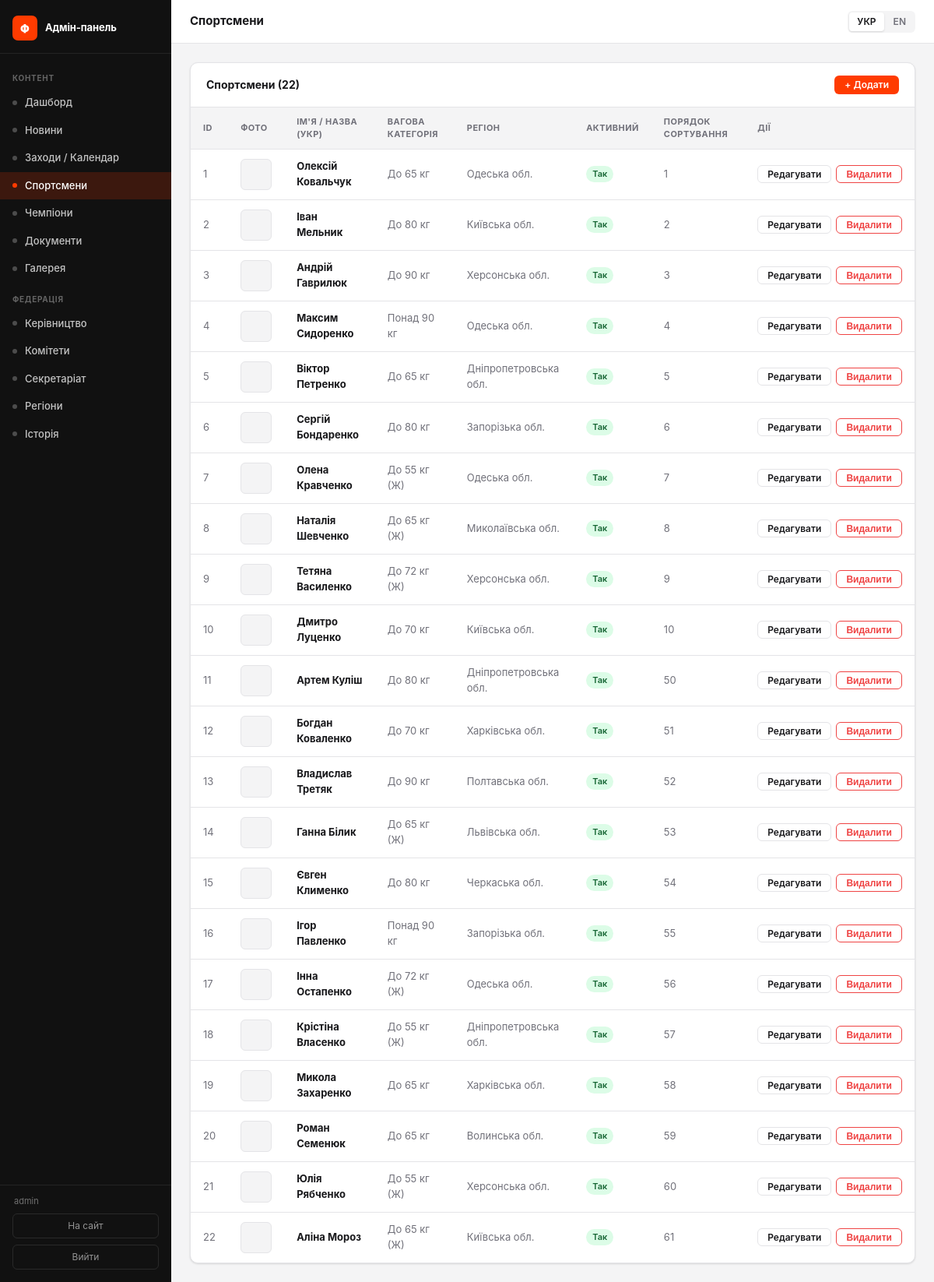
Screenshot of /admin/athletes (signed in) with the database file from the repository.
### tables this page shows
CREATE TABLE athletes (
        id INTEGER PRIMARY KEY AUTOINCREMENT,
        name TEXT NOT NULL,
        weight_class TEXT,
        birth_year INTEGER,
        region TEXT,
        achievements TEXT,
        photo TEXT,
        is_active INTEGER DEFAULT 1,
        sort_order INTEGER DEFAULT 0
    , achievements_en TEXT, name_en TEXT, weight_class_en TEXT, region_en TEXT);

### admin.py (the view)
@admin_bp.route('/athletes')
@require_admin
def athletes_list():
    conn = db.get_db()
    items = conn.execute("SELECT * FROM athletes ORDER BY sort_order, name").fetchall()
    conn.close()
    return render_template('admin/athletes_list.html', items=items)

### admin.py (called while the page is built)
def _lang():
    return session.get('admin_lang', 'uk')

def require_admin(f):
    @functools.wraps(f)
    def decorated(*args, **kwargs):
        if not session.get('admin_logged_in'):
            return redirect(url_for('admin.login'))
        return f(*args, **kwargs)
    return decorated

@admin_bp.context_processor
def _ctx():
    lang = _lang()
    return {
        'admin_lang': lang,
        'L': _L[lang],
        'admin_user': session.get('admin_username', ''),
        'req_endpoint': request.endpoint or '',
    }

### app.py (called while the page is built)
@app.before_request
def set_language():
    if request.path == '/' and request.cookies.get('lang') == 'en':
        return redirect('/en/', 302)
    if not getattr(g, 'lang', None):
        lang = request.cookies.get('lang', 'uk')
        g.lang = lang if lang in SUPPORTED_LANGS else 'uk'
        g.t    = make_t(g.lang)

@app.context_processor
def inject_globals():
    lang = getattr(g, 'lang', 'uk')
    path = request.path
    qs = ('?' + request.query_string.decode('utf-8', 'replace')) if request.query_string else ''
    suffix = path[3:] if path.startswith('/en') else path
    if not suffix:
        suffix = '/'
    lp = '/en' if lang == 'en' else ''
    return {
        'current_year': datetime.today().year,
        'lang': lang,
        't': getattr(g, 't', make_t('uk')),
        'icon': _icon,
        'lp': lp,
        'lp_uk': suffix + qs,
        'lp_en': '/en' + suffix + qs,
    }

def _fix_text_node(text):
    text = _PREP_RE.sub(lambda m: m.group(1) + ' ', text)
    text = _YEAR_RE.sub(r'\1 \2', text)
    return text

### db.py (called while the page is built)
def get_db():
    conn = sqlite3.connect(DB_PATH)
    conn.row_factory = sqlite3.Row
    conn.execute("PRAGMA journal_mode=WAL")
    return conn

### translations.py (called while the page is built)
def make_t(lang):
    d = TRANSLATIONS.get(lang, UK)
    def t(key):
        return d.get(key, UK.get(key, key))
    return t

### templates/admin/athletes_list.html (shortened to what this page needs)
{% extends "admin/base.html" %}
{% block page_title %}{{ L.athletes }}{% endblock %}
{% block content %}
<div class="a-card">
  <div class="a-card-header">
    <div class="a-card-title">{{ L.athletes }} ({{ items|length }})</div>
    <a class="btn btn-primary btn-sm" href="/admin/athletes/new">+ {{ L.add }}</a>
  </div>
  {% if items %}
  <table class="a-table">
    <thead>
      <tr>
        <th>{{ L.id }}</th>
        <th>{{ L.photo }}</th>
        <th>{{ L.name_uk }}</th>
        <th>{{ L.weight_class }}</th>
        <th>{{ L.region }}</th>
        <th>{{ L.active }}</th>
        <th>{{ L.sort_order }}</th>
        <th>{{ L.actions }}</th>
      </tr>
    </thead>
    <tbody>
      {% for item in items %}
      <tr>
        <td class="muted">{{ item.id }}</td>
        <td>
          {% if item.photo %}
          <img class="a-thumb" src="/static/uploads/{{ item.photo }}" alt="">
          {% else %}
          <div style="width:40px;height:40px;background:var(--bg);border-radius:6px;border:1px solid var(--border);"></div>
          {% endif %}
        </td>
        <td><strong>{{ item.name }}</strong></td>
        <td class="muted">{{ item.weight_class or '—' }}</td>
        <td class="muted">{{ item.region or '—' }}</td>
        <td>
          {% if item.is_active %}<span class="badge badge-green">{{ L.yes }}</span>
          {% else %}<span class="badge badge-gray">{{ L.no }}</span>{% endif %}
        </td>
        <td class="muted">{{ item.sort_order }}</td>
        <td>
          <div class="a-actions">
            <a class="btn btn-ghost btn-sm" href="/admin/athletes/{{ item.id }}/edit">{{ L.edit }}</a>
            <form method="post" action="/admin/athletes/{{ item.id }}/delete" style="display:inline;"
                  onsubmit="return confirm('{{ L.confirm_delete }}')">
              <button class="btn btn-sm" style="color:var(--danger);border-color:currentColor;background:transparent;" type="submit">{{ L.delete }}</button>
            </form>
          </div>
        </td>
      </tr>
      {% endfor %}
    </tbody>
  </table>
  {% else %}
  <div class="a-empty">{{ 'Спортсменів ще немає' if admin_lang == 'uk' else 'No athletes yet' }}</div>
  {% endif %}
</div>
{% endblock %}

### static/css/admin.css (style rules this page uses)
*, *::before, *::after { box-sizing: border-box; margin: 0; padding: 0; }
:root { --brand: #FF3B00; --brand-hover: #e03200; --sidebar-w: 220px; --sidebar-bg: #111; --sidebar-text: rgba(255,255,255,.75); --sidebar-active: #FF3B00; --bg: #f4f4f5; --surface: #fff; --border: #e4e4e7; --text: #18181b; --muted: #71717a; --radius: 10px; --danger: #ef4444; --success: #22c55e; --shadow: 0 1px 3px rgba(0,0,0,.08), 0 1px 2px rgba(0,0,0,.06); }
html, body { height: 100%; }
body { font-family: -apple-system, BlinkMacSystemFont, 'Segoe UI', Helvetica, Arial, sans-serif; font-size: 14px; line-height: 1.5; color: var(--text); background: var(--bg); }
.a-card { background: var(--surface); border: 1px solid var(--border); border-radius: var(--radius); box-shadow: var(--shadow); overflow: hidden; }
.a-card-header { padding: 1rem 1.25rem; border-bottom: 1px solid var(--border); display: flex; align-items: center; gap: .75rem; }
.a-card-title { font-size: 14px; font-weight: 700; flex: 1; }
.a-table { width: 100%; border-collapse: collapse; font-size: 13px; }
.a-table th { text-align: left; padding: .625rem 1rem; font-size: 11px; font-weight: 700; letter-spacing: .04em; text-transform: uppercase; color: var(--muted); background: var(--bg); border-bottom: 1px solid var(--border); }
.a-table td { padding: .75rem 1rem; border-bottom: 1px solid var(--border); vertical-align: middle; }
.a-table tr:last-child td { border-bottom: none; }
.a-table .muted { color: var(--muted); }
.a-table .a-actions { display: flex; gap: .375rem; align-items: center; }
.badge { display: inline-flex; align-items: center; padding: 2px 8px; border-radius: 100px; font-size: 11px; font-weight: 600; line-height: 1.5; }
.badge-green { background: #dcfce7; color: #166534; }
.btn { display: inline-flex; align-items: center; gap: .375rem; padding: .5rem 1rem; border-radius: 8px; font-size: 13px; font-weight: 600; cursor: pointer; border: 1px solid transparent; text-decoration: none; transition: all .15s; line-height: 1; }
.btn-primary { background: var(--brand); color: #fff; }
.btn-ghost { background: transparent; color: var(--text); border-color: var(--border); }
.btn-sm { padding: .3rem .75rem; font-size: 12px; border-radius: 6px; }

### rows the page displays
athletes: id "1", name "Олексій Ковальчук", weight_class "До 65 кг", region "Одеська обл.", yes "Так", sort_order "1", edit "Редагувати", delete "Видалити"
athletes: id "2", name "Іван Мельник", weight_class "До 80 кг", region "Київська обл.", yes "Так", sort_order "2", edit "Редагувати", delete "Видалити"
athletes: id "3", name "Андрій Гаврилюк", weight_class "До 90 кг", region "Херсонська обл.", yes "Так", sort_order "3", edit "Редагувати", delete "Видалити"
athletes: id "4", name "Максим Сидоренко", weight_class "Понад 90 кг", region "Одеська обл.", yes "Так", sort_order "4", edit "Редагувати", delete "Видалити"
athletes: id "5", name "Віктор Петренко", weight_class "До 65 кг", region "Дніпропетровська обл.", yes "Так", sort_order "5", edit "Редагувати", delete "Видалити"
athletes: id "6", name "Сергій Бондаренко", weight_class "До 80 кг", region "Запорізька обл.", yes "Так", sort_order "6", edit "Редагувати", delete "Видалити"
athletes: id "7", name "Олена Кравченко", weight_class "До 55 кг (Ж)", region "Одеська обл.", yes "Так", sort_order "7", edit "Редагувати", delete "Видалити"
athletes: id "8", name "Наталія Шевченко", weight_class "До 65 кг (Ж)", region "Миколаївська обл.", yes "Так", sort_order "8", edit "Редагувати", delete "Видалити"
athletes: id "9", name "Тетяна Василенко", weight_class "До 72 кг (Ж)", region "Херсонська обл.", yes "Так", sort_order "9", edit "Редагувати", delete "Видалити"
athletes: id "10", name "Дмитро Луценко", weight_class "До 70 кг", region "Київська обл.", yes "Так", sort_order "10", edit "Редагувати", delete "Видалити"
athletes: id "11", name "Артем Куліш", weight_class "До 80 кг", region "Дніпропетровська обл.", yes "Так", sort_order "50", edit "Редагувати", delete "Видалити"
athletes: id "12", name "Богдан Коваленко", weight_class "До 70 кг", region "Харківська обл.", yes "Так", sort_order "51", edit "Редагувати", delete "Видалити"
athletes: id "13", name "Владислав Третяк", weight_class "До 90 кг", region "Полтавська обл.", yes "Так", sort_order "52", edit "Редагувати", delete "Видалити"
athletes: id "14", name "Ганна Білик", weight_class "До 65 кг (Ж)", region "Львівська обл.", yes "Так", sort_order "53", edit "Редагувати", delete "Видалити"
athletes: id "15", name "Євген Клименко", weight_class "До 80 кг", region "Черкаська обл.", yes "Так", sort_order "54", edit "Редагувати", delete "Видалити"
athletes: id "16", name "Ігор Павленко", weight_class "Понад 90 кг", region "Запорізька обл.", yes "Так", sort_order "55", edit "Редагувати", delete "Видалити"
athletes: id "17", name "Інна Остапенко", weight_class "До 72 кг (Ж)", region "Одеська обл.", yes "Так", sort_order "56", edit "Редагувати", delete "Видалити"
athletes: id "18", name "Крістіна Власенко", weight_class "До 55 кг (Ж)", region "Дніпропетровська обл.", yes "Так", sort_order "57", edit "Редагувати", delete "Видалити"
athletes: id "19", name "Микола Захаренко", weight_class "До 65 кг", region "Харківська обл.", yes "Так", sort_order "58", edit "Редагувати", delete "Видалити"
athletes: id "20", name "Роман Семенюк", weight_class "До 65 кг", region "Волинська обл.", yes "Так", sort_order "59", edit "Редагувати", delete "Видалити"
athletes: id "21", name "Юлія Рябченко", weight_class "До 55 кг (Ж)", region "Херсонська обл.", yes "Так", sort_order "60", edit "Редагувати", delete "Видалити"
athletes: id "22", name "Аліна Мороз", weight_class "До 65 кг (Ж)", region "Київська обл.", yes "Так", sort_order "61", edit "Редагувати", delete "Видалити"

### other values shown
{{ L.admin_panel }} "Адмін-панель"
{{ 'Контент' if admin_lang == 'uk' else 'Content' }} "КОНТЕНТ"
{{ L.dashboard }} "Дашборд"
{{ L.news }} "Новини"
{{ L.events }} "Заходи / Календар"
{{ L.athletes }} "Спортсмени"
{{ L.champions }} "Чемпіони"
{{ L.documents }} "Документи"
{{ L.gallery }} "Галерея"
{{ 'Федерація' if admin_lang == 'uk' else 'Federation' }} "ФЕДЕРАЦІЯ"
{{ L.leadership }} "Керівництво"
{{ L.committees }} "Комітети"
{{ L.secretariat }} "Секретаріат"
{{ L.regions }} "Регіони"
{{ L.history }} "Історія"
